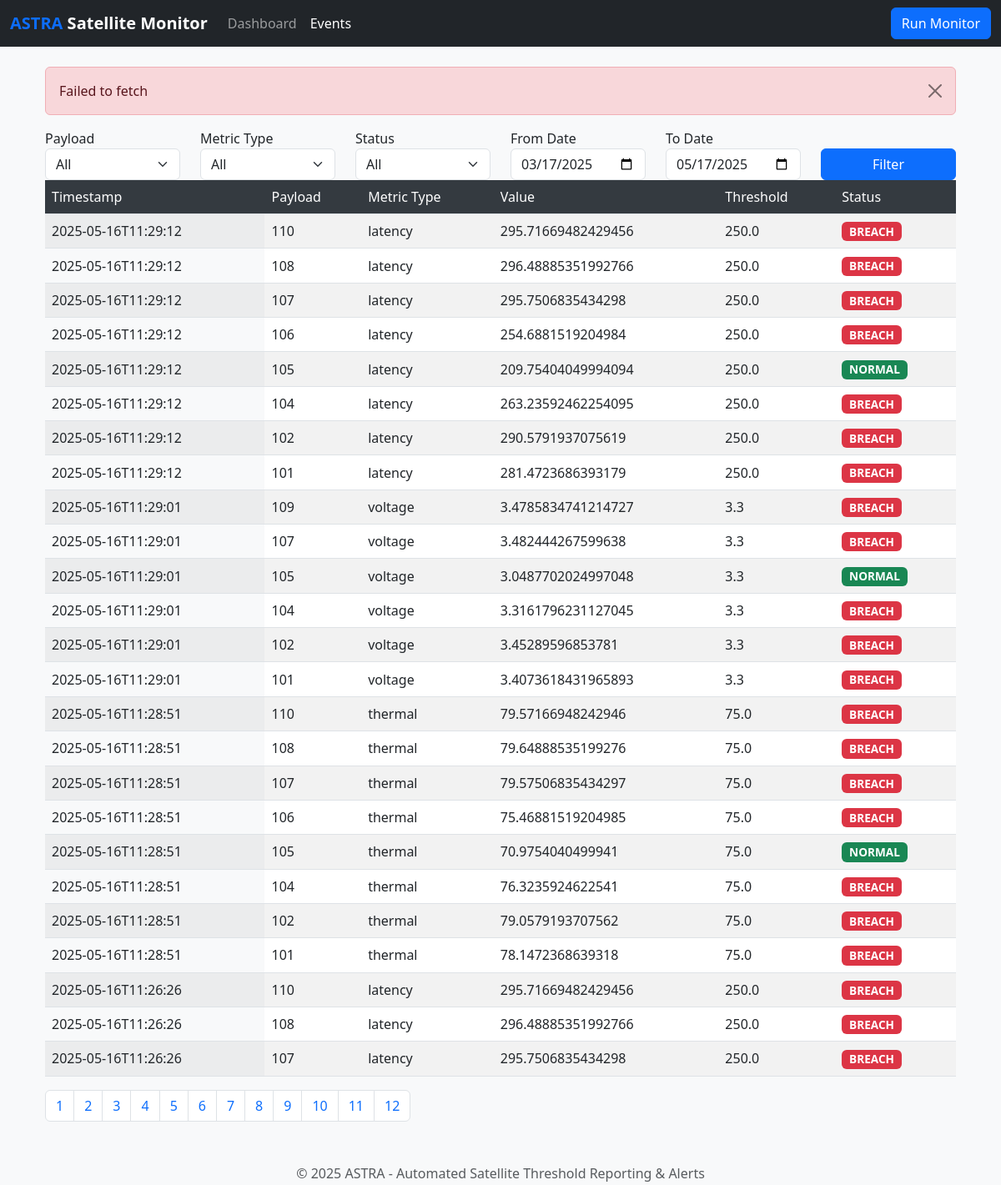
The app's page /events with its own data.
### app/models/event.py (models this page shows, shortened)
class Event(Base):
    __tablename__ = 'events'
    id = Column(Integer, primary_key=True)
    scid = Column(Integer, ForeignKey('payloads.scid'), nullable=False, index=True)
    metric_type = Column(String(50), nullable=False, index=True)
    value = Column(Float, nullable=False)
    threshold = Column(Float, nullable=False)
    status = Column(String(20), nullable=False, index=True)
    timestamp = Column(DateTime, nullable=False, default=datetime.utcnow, index=True)
    payload = relationship("Payload", back_populates="events")
    breach_history = relationship("BreachHistory", back_populates="event", cascade="all, delete-orphan")
    def to_dict(self):
        return {
            'id': self.id,
            'scid': self.scid,
            'metric_type': self.metric_type,
            'value': self.value,
            'threshold': self.threshold,
            'status': self.status,
            'timestamp': self.timestamp.isoformat() if self.timestamp else None
        }

### app/routes/main.py (the view)
@main_bp.route('/events')
def events():
    try:
        filters = parse_filter_params(request)
        page, page_size = parse_pagination_params(request)
        sort_by, sort_order = parse_sort_params(request)
        result = get_event_service().get_events(
            page=page,
            page_size=page_size,
            sort_by=sort_by,
            sort_order=sort_order,
            filters=filters
        )
        payloads = config.get_payloads()
        metrics = config.get_metrics()
        return render_template('events.html',
                             events=result['events'],
                             payloads=payloads,
                             metrics=metrics,
                             filters=filters,
                             page=page,
                             page_size=page_size,
                             total_pages=result['total_pages'],
                             total_count=result['total_count'],
                             sort_by=sort_by,
                             sort_order=sort_order)
    except Exception as e:
        return handle_error(e)

### app/__init__.py (called while the page is built)
def create_app(config_class=Config):
    app = Flask(__name__)
    app.config.from_object(config_class)
    db = get_db()
    db.init_app()
    init_cache(app)
    app.register_blueprint(main_bp)
    app.register_blueprint(api_bp, url_prefix='/api')
    @app.teardown_appcontext
    def cleanup(exception=None):
        db = get_db()
        db.close_session()
    return app

### app/config/config.py (called while the page is built)
    def get_metrics(self):
        return self.config.get("metrics", {})

    def get_payloads(self):
        return self.config.get("payloads", [])

### app/database/database.py (called while the page is built)
def get_db():
    return db

    def get_session(self):
        if not self.Session:
            raise RuntimeError("Database not initialized. Call init_app() first.")
        return self.Session()

    def close_session(self):
        if self.Session:
            self.Session.remove()

### app/routes/utils.py (called while the page is built)
def get_default_date_range():
    today = datetime.date.today()
    default_from_date = (today - datetime.timedelta(days=60)).strftime('%Y-%m-%d')
    default_to_date = (today + datetime.timedelta(days=1)).strftime('%Y-%m-%d')  # Add one day to include today
    return default_from_date, default_to_date

def parse_filter_params(request):
    filters = {}
    if request.args.get('scid'):
        filters['scid'] = int(request.args.get('scid'))
    for param in ['metric_type', 'status']:
        if request.args.get(param):
            filters[param] = request.args.get(param)
    default_from_date, default_to_date = get_default_date_range()
    filters['date_from'] = request.args.get('date_from', default_from_date)
    filters['date_to'] = request.args.get('date_to', default_to_date)
    return filters

def parse_pagination_params(request):
    page = int(request.args.get('page', 1))
    page_size = int(request.args.get('page_size', 25))
    return page, page_size

def parse_sort_params(request):
    sort_by = request.args.get('sort_by', 'timestamp')
    sort_order = request.args.get('sort_order', 'DESC')
    return sort_by, sort_order

### app/services/event_service.py (called while the page is built)
def get_event_service():
    return event_service

### app/templates/events.html (shortened to what this page needs)
{% extends "layout.html" %}
{% block content %}
<div class="container-fluid">
    <div id="error-container"></div>
    <form id="filter-form" class="filter-form">
        <div class="row">
            <div class="col-md-2">
                <div class="form-group">
                    <label for="scid">Payload</label>
                    <select class="form-select" id="scid" name="scid">
                        <option value="">All</option>
                    </select>
                </div>
            </div>
            <div class="col-md-2">
                <div class="form-group">
                    <label for="metric_type">Metric Type</label>
                    <select class="form-select" id="metric_type" name="metric_type">
                        <option value="">All</option>
                    </select>
                </div>
            </div>
            <div class="col-md-2">
                <div class="form-group">
                    <label for="status">Status</label>
                    <select class="form-select" id="status" name="status">
                        <option value="">All</option>
                    </select>
                </div>
            </div>
            <div class="col-md-2">
                <div class="form-group">
                    <label for="date_from">From Date</label>
                    <input type="date" class="form-control" id="date_from" name="date_from"
                           value="{{ filters.date_from }}">
                </div>
            </div>
            <div class="col-md-2">
                <div class="form-group">
                    <label for="date_to">To Date</label>
                    <input type="date" class="form-control" id="date_to" name="date_to"
                           value="{{ filters.date_to }}">
                </div>
            </div>
            <div class="col-md-2">
                <div class="form-group">
                    <label>&nbsp;</label>
                    <button type="submit" class="btn btn-primary w-100">Filter</button>
                </div>
            </div>
        </div>
    </form>
    <div class="table-responsive">
        <table id="events-table" class="table table-striped table-hover">
            <thead>
                <tr>
                    <th data-sort="timestamp">Timestamp</th>
                    <th data-sort="scid">Payload</th>
                    <th data-sort="metric_type">Metric Type</th>
                    <th data-sort="value">Value</th>
                    <th data-sort="threshold">Threshold</th>
                    <th data-sort="status">Status</th>
                </tr>
            </thead>
            <tbody>
                {% for event in events %}
                <tr>
                    <td>{{ event.timestamp }}</td>
                    <td>{{ event.scid }}</td>
                    <td>{{ event.metric_type }}</td>
                    <td>{{ event.value }}</td>
                    <td>{{ event.threshold }}</td>
                    <td>
                        <span class="badge bg-{{ 'danger' if event.status == 'BREACH' else 'success' }}">
                            {{ event.status }}
                        </span>
                    </td>
                </tr>
                {% endfor %}
            </tbody>
        </table>
    </div>
    <nav aria-label="Page navigation">
        <ul class="pagination">
            {% for page in range(1, total_pages + 1) %}
            <li class="page-item {{ 'active' if page == current_page else '' }}">
                <a class="page-link" href="#" data-page="{{ page }}">{{ page }}</a>
            </li>
            {% endfor %}
        </ul>
    </nav>
</div>
{% endblock %}

### app/templates/layout.html (shortened to what this page needs)
<!DOCTYPE html>
<html lang="en">
<head>
    <link href="https://cdn.jsdelivr.net/npm/bootstrap@5.3.0-alpha1/dist/css/bootstrap.min.css" rel="stylesheet">
    <link href="{{ url_for('static', filename='css/style.css') }}" rel="stylesheet">
</head>
<body>
    <header>
        <nav class="navbar navbar-expand-lg navbar-dark bg-dark">
            <div class="container-fluid">
                <a class="navbar-brand" href="{{ url_for('main.index') }}">
                    <span class="text-primary">ASTRA</span> Satellite Monitor
                </a>
                <div class="collapse navbar-collapse" id="navbarNav">
                    <ul class="navbar-nav">
                        <li class="nav-item">
                            <a class="nav-link {% if request.endpoint == 'main.index' %}active{% endif %}"
                               href="{{ url_for('main.index') }}">Dashboard</a>
                        </li>
                        <li class="nav-item">
                            <a class="nav-link {% if request.endpoint == 'main.events' %}active{% endif %}"
                               href="{{ url_for('main.events') }}">Events</a>
                        </li>
                    </ul>
                    <form class="ms-auto">
                        <button type="button" id="run-monitor" class="btn btn-primary">
                            Run Monitor
                        </button>
                    </form>
                </div>
            </div>
        </nav>
    </header>
    <main class="container mt-4">
        {% block content %}{% endblock %}
    </main>
    <footer class="footer mt-5 py-3 bg-light">
        <div class="container text-center">
            <span class="text-muted">© 2025 ASTRA - Automated Satellite Threshold Reporting & Alerts</span>
        </div>
    </footer>
</body>
</html>

### app/static/css/style.css (style rules this page uses)
body { background-color: #f8f9fa; padding-bottom: 60px; }
.navbar-brand { font-weight: bold; }
.footer { position: fixed; bottom: 0; width: 100%; height: 60px; line-height: 60px; }
.badge { font-size: 85%; min-width: 60px; text-align: center; }
.table-responsive { overflow-x: auto; }
.table { border-collapse: separate; border-spacing: 0; }
.table th { background-color: #343a40; color: white; font-weight: 500; }
.table td { vertical-align: middle; }
@media (min-width: 992px) { .table td:first-child, .table th:first-child, .table td:nth-child(2), .table th:nth-child(2) { position: sticky; left: 0; background-color: #fff; z-index: 1; } }
@media (min-width: 992px) { .table td:first-child { background-color: #f8f9fa; } }
@media (min-width: 992px) { .table th:first-child, .table th:nth-child(2) { z-index: 2; background-color: #343a40; } }
.badge.bg-danger { animation: pulse 2s infinite; }

### records on screen
Event: timestamp "2025-05-16T11:29:12", scid "110", metric_type "latency", value "295.71669482429456", threshold "250.0", status "BREACH"
Event: timestamp "2025-05-16T11:29:12", scid "108", metric_type "latency", value "296.48885351992766", threshold "250.0", status "BREACH"
Event: timestamp "2025-05-16T11:29:12", scid "107", metric_type "latency", value "295.7506835434298", threshold "250.0", status "BREACH"
Event: timestamp "2025-05-16T11:29:12", scid "106", metric_type "latency", value "254.6881519204984", threshold "250.0", status "BREACH"
Event: timestamp "2025-05-16T11:29:12", scid "105", metric_type "latency", value "209.75404049994094", threshold "250.0", status "NORMAL"
Event: timestamp "2025-05-16T11:29:12", scid "104", metric_type "latency", value "263.23592462254095", threshold "250.0", status "BREACH"
Event: timestamp "2025-05-16T11:29:12", scid "102", metric_type "latency", value "290.5791937075619", threshold "250.0", status "BREACH"
Event: timestamp "2025-05-16T11:29:12", scid "101", metric_type "latency", value "281.4723686393179", threshold "250.0", status "BREACH"
Event: timestamp "2025-05-16T11:29:01", scid "109", metric_type "voltage", value "3.4785834741214727", threshold "3.3", status "BREACH"
Event: timestamp "2025-05-16T11:29:01", scid "107", metric_type "voltage", value "3.482444267599638", threshold "3.3", status "BREACH"
Event: timestamp "2025-05-16T11:29:01", scid "105", metric_type "voltage", value "3.0487702024997048", threshold "3.3", status "NORMAL"
Event: timestamp "2025-05-16T11:29:01", scid "104", metric_type "voltage", value "3.3161796231127045", threshold "3.3", status "BREACH"
Event: timestamp "2025-05-16T11:29:01", scid "102", metric_type "voltage", value "3.45289596853781", threshold "3.3", status "BREACH"
Event: timestamp "2025-05-16T11:29:01", scid "101", metric_type "voltage", value "3.4073618431965893", threshold "3.3", status "BREACH"
Event: timestamp "2025-05-16T11:28:51", scid "110", metric_type "thermal", value "79.57166948242946", threshold "75.0", status "BREACH"
Event: timestamp "2025-05-16T11:28:51", scid "108", metric_type "thermal", value "79.64888535199276", threshold "75.0", status "BREACH"
Event: timestamp "2025-05-16T11:28:51", scid "107", metric_type "thermal", value "79.57506835434297", threshold "75.0", status "BREACH"
Event: timestamp "2025-05-16T11:28:51", scid "106", metric_type "thermal", value "75.46881519204985", threshold "75.0", status "BREACH"
Event: timestamp "2025-05-16T11:28:51", scid "105", metric_type "thermal", value "70.9754040499941", threshold "75.0", status "NORMAL"
Event: timestamp "2025-05-16T11:28:51", scid "104", metric_type "thermal", value "76.3235924622541", threshold "75.0", status "BREACH"
Event: timestamp "2025-05-16T11:28:51", scid "102", metric_type "thermal", value "79.0579193707562", threshold "75.0", status "BREACH"
Event: timestamp "2025-05-16T11:28:51", scid "101", metric_type "thermal", value "78.1472368639318", threshold "75.0", status "BREACH"
Event: timestamp "2025-05-16T11:26:26", scid "110", metric_type "latency", value "295.71669482429456", threshold "250.0", status "BREACH"
Event: timestamp "2025-05-16T11:26:26", scid "108", metric_type "latency", value "296.48885351992766", threshold "250.0", status "BREACH"
Event: timestamp "2025-05-16T11:26:26", scid "107", metric_type "latency", value "295.7506835434298", threshold "250.0", status "BREACH"

### other values on screen
{{ page }} "1" "2" "3" "4" "5" "6" "7" "8" "9" "10" "11" "12"
